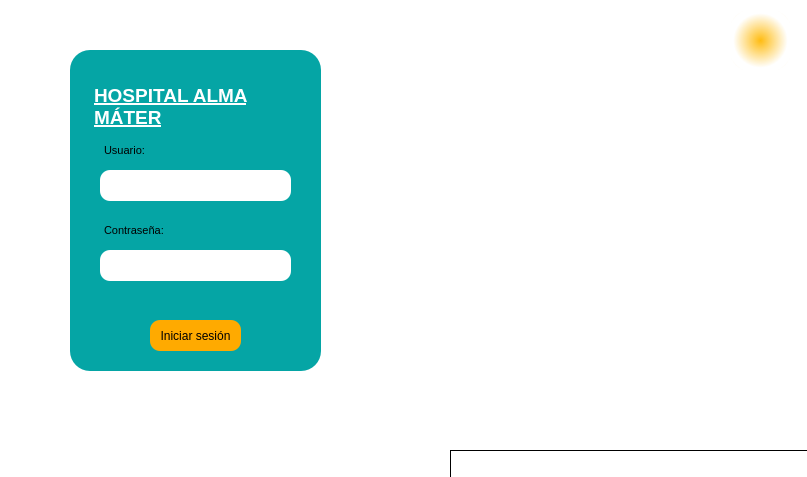
<?xml version="1.0" encoding="UTF-8"?>
<ui version="4.0">
 <class>LOGIN</class>
 <widget class="QMainWindow" name="LOGIN">
  <property name="geometry">
   <rect>
    <x>0</x>
    <y>0</y>
    <width>807</width>
    <height>477</height>
   </rect>
  </property>
  <property name="windowTitle">
   <string>MainWindow</string>
  </property>
  <widget class="QWidget" name="centralwidget">
   <widget class="QTextEdit" name="textEdit">
    <property name="geometry">
     <rect>
      <x>-890</x>
      <y>-30</y>
      <width>1791</width>
      <height>851</height>
     </rect>
    </property>
    <property name="maximumSize">
     <size>
      <width>16777215</width>
      <height>16777215</height>
     </size>
    </property>
    <property name="verticalScrollBarPolicy">
     <enum>Qt::ScrollBarAlwaysOff</enum>
    </property>
    <property name="horizontalScrollBarPolicy">
     <enum>Qt::ScrollBarAlwaysOff</enum>
    </property>
    <property name="html">
     <string>&lt;!DOCTYPE HTML PUBLIC &quot;-//W3C//DTD HTML 4.0//EN&quot; &quot;http://www.w3.org/TR/REC-html40/strict.dtd&quot;&gt;
&lt;html&gt;&lt;head&gt;&lt;meta name=&quot;qrichtext&quot; content=&quot;1&quot; /&gt;&lt;style type=&quot;text/css&quot;&gt;
p, li { white-space: pre-wrap; }
&lt;/style&gt;&lt;/head&gt;&lt;body style=&quot; font-family:'MS Shell Dlg 2'; font-size:8.25pt; font-weight:400; font-style:normal;&quot;&gt;
&lt;p style=&quot; margin-top:0px; margin-bottom:0px; margin-left:0px; margin-right:0px; -qt-block-indent:0; text-indent:0px;&quot;&gt;&lt;img src=&quot;:/newPrefix/imagen_2023-11-25_173812248.webp&quot; /&gt;&lt;/p&gt;&lt;/body&gt;&lt;/html&gt;</string>
    </property>
   </widget>
   <widget class="QFrame" name="login">
    <property name="geometry">
     <rect>
      <x>70</x>
      <y>50</y>
      <width>251</width>
      <height>321</height>
     </rect>
    </property>
    <property name="styleSheet">
     <string notr="true">background-color: rgb(5, 165, 165);

border-radius:20px</string>
    </property>
    <property name="frameShape">
     <enum>QFrame::StyledPanel</enum>
    </property>
    <property name="frameShadow">
     <enum>QFrame::Raised</enum>
    </property>
    <widget class="QTextEdit" name="textEdit_2">
     <property name="geometry">
      <rect>
       <x>20</x>
       <y>30</y>
       <width>231</width>
       <height>61</height>
      </rect>
     </property>
     <property name="styleSheet">
      <string notr="true">color: rgb(255, 255, 255);
font: 20 italic 11pt &quot;Century Gothic&quot;;</string>
     </property>
     <property name="html">
      <string>&lt;!DOCTYPE HTML PUBLIC &quot;-//W3C//DTD HTML 4.0//EN&quot; &quot;http://www.w3.org/TR/REC-html40/strict.dtd&quot;&gt;
&lt;html&gt;&lt;head&gt;&lt;meta name=&quot;qrichtext&quot; content=&quot;1&quot; /&gt;&lt;style type=&quot;text/css&quot;&gt;
p, li { white-space: pre-wrap; }
&lt;/style&gt;&lt;/head&gt;&lt;body style=&quot; font-family:'Century Gothic'; font-size:11pt; font-weight:16; font-style:italic;&quot;&gt;
&lt;p style=&quot; margin-top:0px; margin-bottom:0px; margin-left:0px; margin-right:0px; -qt-block-indent:0; text-indent:0px;&quot;&gt;&lt;span style=&quot; font-size:14pt; font-weight:600; font-style:normal; text-decoration: underline; color:#ffffff;&quot;&gt;HOSPITAL ALMA MÁTER&lt;/span&gt;&lt;/p&gt;&lt;/body&gt;&lt;/html&gt;</string>
     </property>
    </widget>
    <widget class="QTextEdit" name="textEdit_3">
     <property name="geometry">
      <rect>
       <x>30</x>
       <y>90</y>
       <width>104</width>
       <height>31</height>
      </rect>
     </property>
     <property name="html">
      <string>&lt;!DOCTYPE HTML PUBLIC &quot;-//W3C//DTD HTML 4.0//EN&quot; &quot;http://www.w3.org/TR/REC-html40/strict.dtd&quot;&gt;
&lt;html&gt;&lt;head&gt;&lt;meta name=&quot;qrichtext&quot; content=&quot;1&quot; /&gt;&lt;style type=&quot;text/css&quot;&gt;
p, li { white-space: pre-wrap; }
&lt;/style&gt;&lt;/head&gt;&lt;body style=&quot; font-family:'MS Shell Dlg 2'; font-size:8.25pt; font-weight:400; font-style:normal;&quot;&gt;
&lt;p style=&quot; margin-top:0px; margin-bottom:0px; margin-left:0px; margin-right:0px; -qt-block-indent:0; text-indent:0px;&quot;&gt;Usuario:&lt;/p&gt;&lt;/body&gt;&lt;/html&gt;</string>
     </property>
    </widget>
    <widget class="QTextEdit" name="textEdit_4">
     <property name="geometry">
      <rect>
       <x>30</x>
       <y>170</y>
       <width>104</width>
       <height>31</height>
      </rect>
     </property>
     <property name="html">
      <string>&lt;!DOCTYPE HTML PUBLIC &quot;-//W3C//DTD HTML 4.0//EN&quot; &quot;http://www.w3.org/TR/REC-html40/strict.dtd&quot;&gt;
&lt;html&gt;&lt;head&gt;&lt;meta name=&quot;qrichtext&quot; content=&quot;1&quot; /&gt;&lt;style type=&quot;text/css&quot;&gt;
p, li { white-space: pre-wrap; }
&lt;/style&gt;&lt;/head&gt;&lt;body style=&quot; font-family:'MS Shell Dlg 2'; font-size:8.25pt; font-weight:400; font-style:normal;&quot;&gt;
&lt;p style=&quot; margin-top:0px; margin-bottom:0px; margin-left:0px; margin-right:0px; -qt-block-indent:0; text-indent:0px;&quot;&gt;Contraseña:&lt;/p&gt;&lt;/body&gt;&lt;/html&gt;</string>
     </property>
    </widget>
    <widget class="QLineEdit" name="lineEdit">
     <property name="geometry">
      <rect>
       <x>30</x>
       <y>120</y>
       <width>191</width>
       <height>31</height>
      </rect>
     </property>
     <property name="styleSheet">
      <string notr="true">background-color: rgb(255, 255, 255);

border-radius:10px</string>
     </property>
    </widget>
    <widget class="QLineEdit" name="lineEdit_2">
     <property name="geometry">
      <rect>
       <x>30</x>
       <y>200</y>
       <width>191</width>
       <height>31</height>
      </rect>
     </property>
     <property name="styleSheet">
      <string notr="true">background-color: rgb(255, 255, 255);
border-radius:10px</string>
     </property>
    </widget>
    <widget class="QPushButton" name="Iniciarsesin">
     <property name="geometry">
      <rect>
       <x>80</x>
       <y>270</y>
       <width>91</width>
       <height>31</height>
      </rect>
     </property>
     <property name="styleSheet">
      <string notr="true">background-color: rgb(255, 170, 0);
border-radius:10px</string>
     </property>
     <property name="text">
      <string>Iniciar sesión</string>
     </property>
    </widget>
   </widget>
   <widget class="QFrame" name="logo">
    <property name="geometry">
     <rect>
      <x>730</x>
      <y>10</y>
      <width>61</width>
      <height>61</height>
     </rect>
    </property>
    <property name="styleSheet">
     <string notr="true">background-image: url(:/newPrefix/1-logo-ico.png);
background-color: qradialgradient(spread:reflect, cx:0.5, cy:0.5, radius:0.5, fx:0.5, fy:0.5, stop:0 rgba(255, 183, 0, 237), stop:0.892045 rgba(0, 0, 0, 0));

border-radius:20px</string>
    </property>
    <property name="frameShape">
     <enum>QFrame::StyledPanel</enum>
    </property>
    <property name="frameShadow">
     <enum>QFrame::Raised</enum>
    </property>
   </widget>
   <widget class="QTextEdit" name="textEdit_5">
    <property name="geometry">
     <rect>
      <x>450</x>
      <y>450</y>
      <width>371</width>
      <height>51</height>
     </rect>
    </property>
    <property name="styleSheet">
     <string notr="true">font: 8pt &quot;Century Gothic&quot;;
border-color: qradialgradient(spread:reflect, cx:0.5, cy:0.5, radius:0.5, fx:0.5, fy:0.5, stop:0 rgba(0, 0, 0, 0));
background-color: qradialgradient(spread:reflect, cx:0, cy:0, radius:0, fx:0, fy:0, stop:0 rgba(0, 0, 0, 0));</string>
    </property>
    <property name="html">
     <string>&lt;!DOCTYPE HTML PUBLIC &quot;-//W3C//DTD HTML 4.0//EN&quot; &quot;http://www.w3.org/TR/REC-html40/strict.dtd&quot;&gt;
&lt;html&gt;&lt;head&gt;&lt;meta name=&quot;qrichtext&quot; content=&quot;1&quot; /&gt;&lt;style type=&quot;text/css&quot;&gt;
p, li { white-space: pre-wrap; }
&lt;/style&gt;&lt;/head&gt;&lt;body style=&quot; font-family:'Century Gothic'; font-size:8pt; font-weight:400; font-style:normal;&quot;&gt;
&lt;p style=&quot; margin-top:0px; margin-bottom:0px; margin-left:0px; margin-right:0px; -qt-block-indent:0; text-indent:0px;&quot;&gt;&lt;span style=&quot; color:#ffffff;&quot;&gt;Laura Acevedo González - Diego Alejandro Jaramillo Arroyave&lt;/span&gt;&lt;/p&gt;&lt;/body&gt;&lt;/html&gt;</string>
    </property>
   </widget>
  </widget>
 </widget>
 <resources>
  <include location="Imagenes UI/1-logo-ico.png"/>
 </resources>
 <connections/>
</ui>
